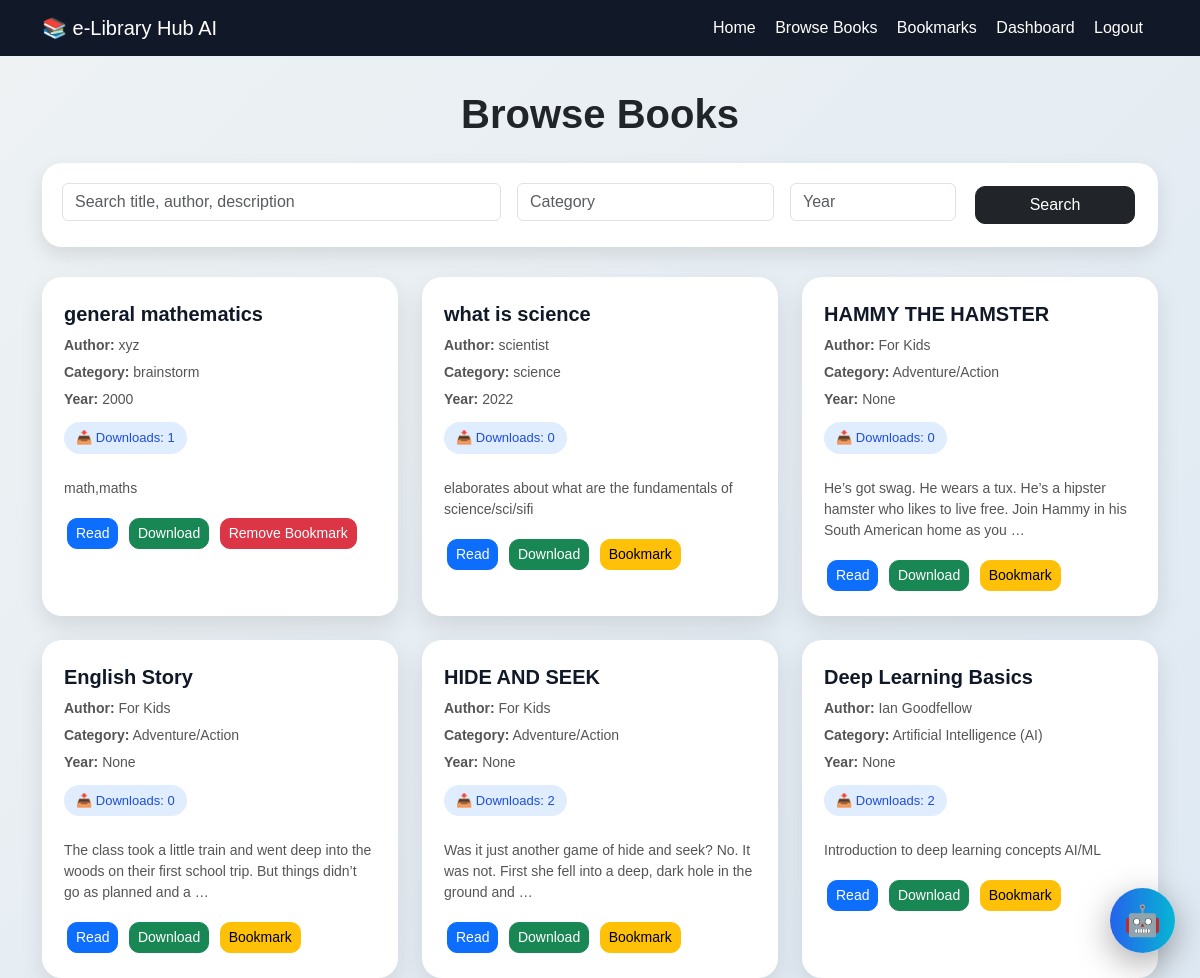
/books/ (signed in), run on the app's committed database.
### library/models.py (models this page shows, shortened)
class Book(models.Model):
    title = models.CharField(max_length=200)
    author = models.CharField(max_length=200)
    category = models.CharField(max_length=100, blank=True, null=True)
    year = models.IntegerField(blank=True, null=True)
    description = models.TextField(blank=True, null=True)
    pdf = models.FileField(upload_to='books/', blank=True, null=True)
    downloads = models.IntegerField(default=0)

### library/views.py (the view)
# urls.py: path('books/', views.book_list, name='book_list'),
@login_required(login_url='login')
def book_list(request):
    books = Book.objects.all().order_by('-id')
    query = request.GET.get("q", "")
    category = request.GET.get("category", "")
    year = request.GET.get("year", "")
    if query:
        books = books.filter(
            Q(title__icontains=query) |
            Q(author__icontains=query) |
            Q(description__icontains=query)
        )
    if category:
        books = books.filter(category__icontains=category)
    if year:
        books = books.filter(year=year)
    bookmarked_books = list(
        Bookmark.objects.filter(
            user=request.user
        ).values_list("book_id", flat=True)
    )
    return render(request, "library/book_list.html", {
        "books": books,
        "bookmarked_books": bookmarked_books,
        "query": query,
        "category": category,
        "year": year,
    })

### library/templates/library/book_list.html (shortened to what this page needs)
{% load static %}
<!DOCTYPE html>
<html lang="en">
<head>
    <link href="https://cdn.jsdelivr.net/npm/bootstrap@5.3.2/dist/css/bootstrap.min.css" rel="stylesheet">
</head>
<body>
<nav class="navbar navbar-expand-lg fixed-top">
    <div class="container">
        <a href="{% url 'home' %}" class="navbar-brand">📚 e-Library Hub AI</a>
        <div class="ms-auto">
            <a href="{% url 'home' %}">Home</a>
            <a href="{% url 'book_list' %}">Browse Books</a>
            <a href="{% url 'bookmarks' %}">Bookmarks</a>
            <a href="{% url 'dashboard' %}">Dashboard</a>
            <a href="{% url 'logout' %}">Logout</a>
        </div>
    </div>
</nav>
<div class="container">
    <h1 class="page-title">Browse Books</h1>
    <div class="search-box">
        <form method="GET">
            <div class="row g-3">
                <div class="col-md-5">
                    <input type="text" name="q" value="{{ query }}" class="form-control" placeholder="Search title, author, description">
                </div>
                <div class="col-md-3">
                    <input type="text" name="category" value="{{ category }}" class="form-control" placeholder="Category">
                </div>
                <div class="col-md-2">
                    <input type="text" name="year" value="{{ year }}" class="form-control" placeholder="Year">
                </div>
                <div class="col-md-2 d-grid">
                    <button type="submit" class="btn btn-dark">Search</button>
                </div>
            </div>
        </form>
    </div>
    <div class="row g-4">
        {% for book in books %}
        <div class="col-md-6 col-lg-4">
            <div class="book-card">
                <div class="book-title">{{ book.title }}</div>
                <div class="book-info"><b>Author:</b> {{ book.author }}</div>
                <div class="book-info"><b>Category:</b> {{ book.category }}</div>
                <div class="book-info"><b>Year:</b> {{ book.year }}</div>
                <div class="download-count">
                    📥 Downloads: {{ book.downloads }}
                </div>
                {% if book.description %}
                <div class="book-desc">
                    {{ book.description|truncatewords:25 }}
                </div>
                {% endif %}
                <div class="mt-3">
                    {% if book.pdf %}
                    <a href="{{ book.pdf.url }}" target="_blank" class="btn btn-primary btn-sm">Read</a>
                    <a href="{% url 'download_book' book.id %}" class="btn btn-success btn-sm">Download</a>
                    {% endif %}
                    {% if book.id in bookmarked_books %}
                    <form method="POST" action="{% url 'remove_bookmark' book.id %}" style="display:inline;">
                        <button class="btn btn-danger btn-sm">Remove Bookmark</button>
                    </form>
                    {% else %}
                    <form method="POST" action="{% url 'add_bookmark' book.id %}" style="display:inline;">
                        <button class="btn btn-warning btn-sm">Bookmark</button>
                    </form>
                    {% endif %}
                </div>
            </div>
        </div>
        {% empty %}
        <p class="text-center">No books found.</p>
        {% endfor %}
    </div>
</div>
<div class="chat-toggle" onclick="toggleChat()">🤖</div>
</body>
</html>

### library/templates/library/book_list.html (style rules this page uses)
body { background:linear-gradient(135deg,#eef2f3,#dfe9f3); min-height:100vh; padding-top:90px; font-family:Arial, sans-serif; }
.navbar { background:#111827; }
.navbar a { color:white !important; margin-right:15px; text-decoration:none; }
.page-title { text-align:center; font-weight:700; margin-bottom:25px; }
.search-box { background:white; padding:20px; border-radius:20px; margin-bottom:30px; box-shadow:0 8px 20px rgba(0,0,0,0.1); }
.book-card { background:white; border-radius:20px; padding:22px; height:100%; box-shadow:0 10px 25px rgba(0,0,0,0.1); transition:0.3s; }
.book-title { font-size:20px; font-weight:700; color:#111827; }
.book-info { color:#555; font-size:14px; margin-top:6px; }
.book-desc { color:#555; margin-top:12px; font-size:14px; }
.download-count { display:inline-block; background:#e0edff; color:#1d4ed8; padding:6px 12px; border-radius:20px; margin:12px 0; font-size:13px; }
.btn { border-radius:10px; margin:3px; }
.chat-toggle { position:fixed; bottom:25px; right:25px; width:65px; height:65px; border-radius:50%; background:linear-gradient(to right,#2563eb,#06b6d4); display:flex; align-items:center; justify-content:center; font-size:30px; cursor:pointer; z-index:9999; box-shadow:0 10px 35px rgba(0,0,0,0.35); }

### data on the page
Book: title "general mathematics", author "xyz", category "brainstorm", year "2000", downloads "1", description "math,maths", shows "Remove Bookmark"
Book: title "what is science", author "scientist", category "science", year "2022", downloads "0", description "elaborates about what are the fundamentals of science/sci/sifi", shows "Bookmark"
Book: title "HAMMY THE HAMSTER", author "For Kids", category "Adventure/Action", year "None", downloads "0", description "He’s got swag. He wears a tux. He’s a hipster hamster who likes to live free. Join Hammy in his South American home as you …", shows "Bookmark"
Book: title "English Story", author "For Kids", category "Adventure/Action", year "None", downloads "0", description "The class took a little train and went deep into the woods on their first school trip. But things didn’t go as planned and a …", shows "Bookmark"
Book: title "HIDE AND SEEK", author "For Kids", category "Adventure/Action", year "None", downloads "2", description "Was it just another game of hide and seek? No. It was not. First she fell into a deep, dark hole in the ground and …", shows "Bookmark"
Book: title "Deep Learning Basics", author "Ian Goodfellow", category "Artificial Intelligence (AI)", year "None", downloads "2", description "Introduction to deep learning concepts AI/ML", shows "Bookmark"
